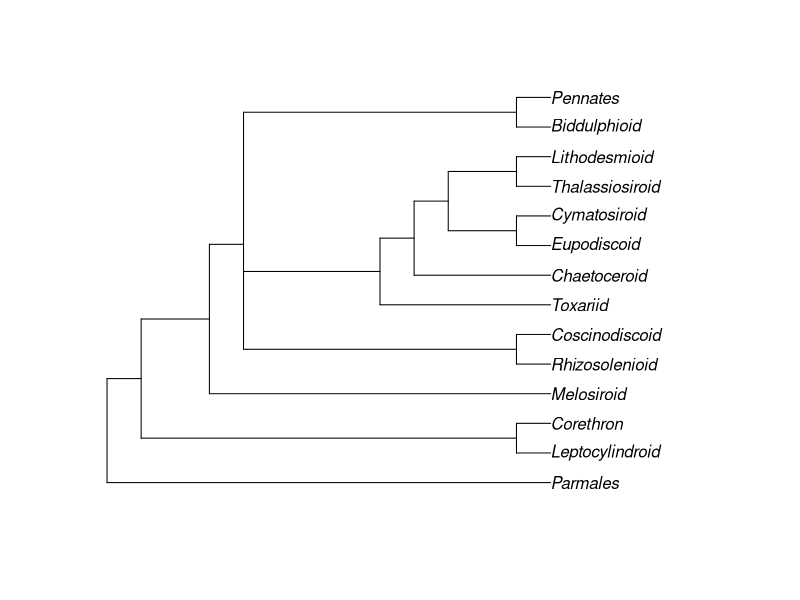
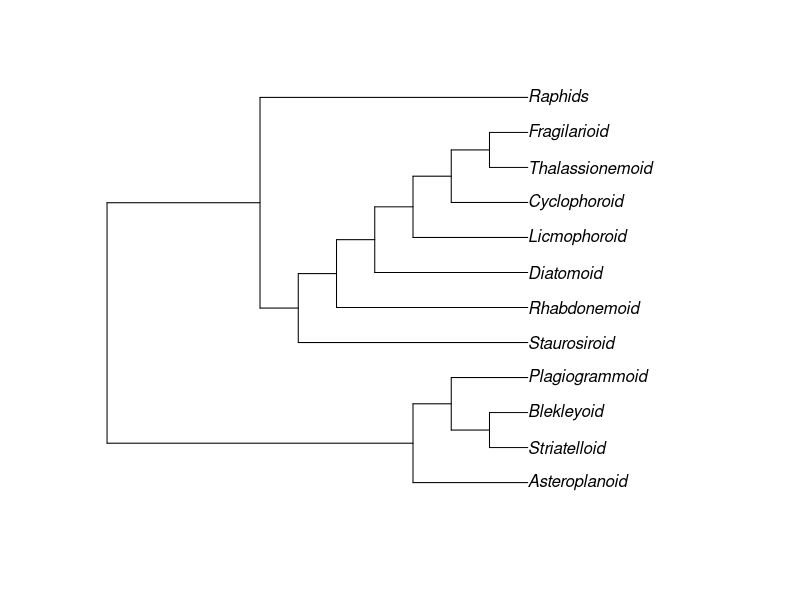
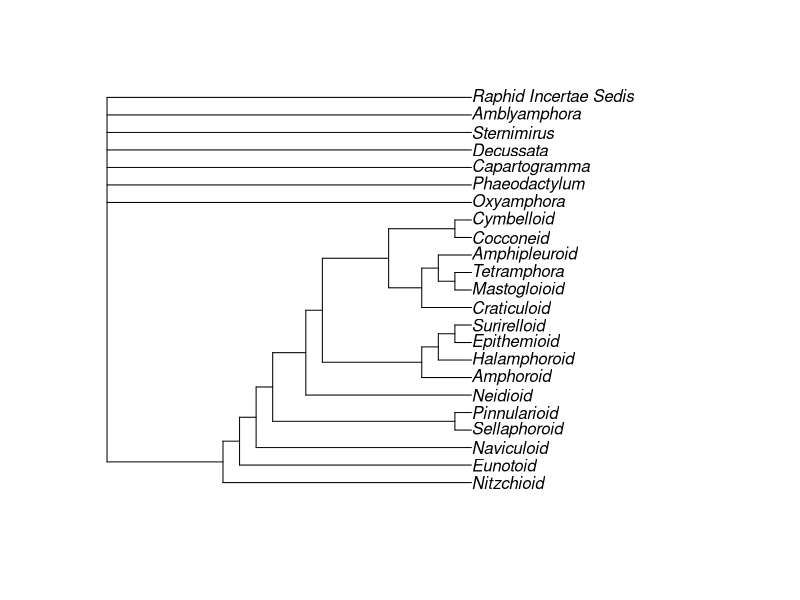
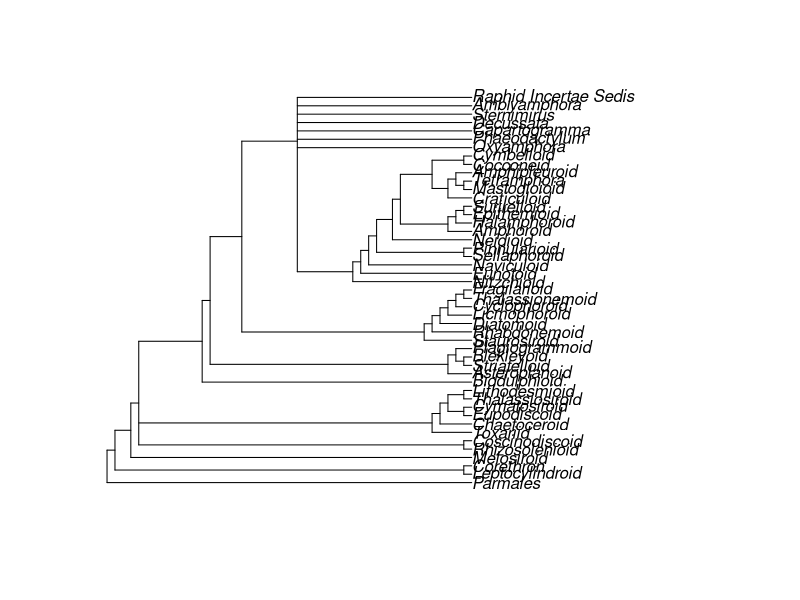

Write the R code that produced these figures, in order.
#prep the data
library("tidyverse")
library("ape")

ttomes <- read_csv("alverson_mmetsp_log_summaries.csv")
clades <- read_csv("coded.taxa.v10.2.csv") %>% select(Genus=New_genus, Clade) %>% unique

Capitalize <- function(x) {
  paste(toupper(substring(x,1,1)), substring(x,2), sep="")
}

clades <- apply(clades, 2, Capitalize) %>% tbl_df()
colnames(clades) <- tolower(colnames(clades))
clades$genus[clades$genus=="Pseudonitzschia"] <- "Pseudo-nitzschia"
clades$genus[clades$genus=="Tetrampora"] <- "Tetramphora"

ttomes$genus <- Capitalize(ttomes$genus)
ttomes$genus[ttomes$genus == "Cosc"] <- "Coscinodiscus"
ttomes$genus[ttomes$genus == "Haslea?"] <- "Haslea"
ttomes$genus[ttomes$genus == "Ceratualina"] <- "Cerataulina"
ttomes$genus[ttomes$genus == "Pseudoauliscus"] <- "Pseudauliscus"
ttomes$genus[ttomes$genus == "NANA"] <- NA

# I think these are the correct names, but keep original for now
#ttomes$genus[ttomes$genus == "Amphiprora"] <- "Entomoneis"
#ttomes$genus[ttomes$genus == "Microtabella"] <- "Hyalosira"

ttomes$genus[!ttomes$genus %in% clades$genus]

ttomes_clades <- left_join(ttomes, clades, by="genus")
dim(ttomes_clades)
dim(ttomes)

# populate the missing clades manually
ttomes_clades$clade[ttomes_clades$genus %in% c("Proschkinia", "Rhoiconeis", "Donkinia")] <- "Naviculoid"
ttomes_clades$clade[ttomes_clades$genus == "Amphiprora"] <- "Surirelloid"
ttomes_clades$clade[ttomes_clades$genus %in% c("Craspedostauros", "Staurotropis")] <- "Nitzchioid"
ttomes_clades$clade[ttomes_clades$genus %in% c("Astartiella", "Anorthoneis", "Kolbesia")] <- "Cocconeid"
ttomes_clades$clade[ttomes_clades$genus == "Staurophora"] <- "Cymbelloid"
ttomes_clades$clade[ttomes_clades$genus == "Meridion"] <- "Diatomoid"
ttomes_clades$clade[ttomes_clades$genus == "Microtabella"] <- "Rhabdonemoid"
# singletons?
ttomes_clades$clade[ttomes_clades$genus == "Schizostauron"] <- "Capartogramma"
ttomes_clades$clade[ttomes_clades$genus == "Decussata"] <- "Decussata"
ttomes_clades$clade[ttomes_clades$genus == "Amblyamphora"] <- "Amblyamphora"
ttomes_clades$clade[ttomes_clades$genus == "Sternimirus"] <- "Sternimirus"
ttomes_clades$clade[ttomes_clades$genus == "Raphid"] <- "Raphid_Incertae_Sedis"
ttomes_clades$clade[is.na(ttomes_clades$genus)] <- "Raphid_Incertae_Sedis"

ttomes_clades %>% filter(is.na(clade)) %>% select(genus, species, clade)
dim(ttomes_clades)

colnames(ttomes_clades) <- Capitalize(colnames(ttomes_clades)) %>% 
  gsub("_", " ", .) %>% gsub("\\(", "", .) %>% gsub("\\)", "", .) %>% gsub("\\+", " and ", .)

glimpse(ttomes_clades)

save(ttomes_clades, file='ttomes_clades.Rsave') 

# make a backbone tree
groups <- read_csv("coded.taxa.v10.2.csv") %>% select(Clade, Informal_name) %>% unique

# 'centrics'
CC <- groups %>% filter(Informal_name=="Centric") %>% select(Clade) %>% unlist %>% unname
paste(CC[10], CC[13], CC[11], CC[7], CC[12], CC[2], CC[5], CC[1], CC[3], CC[4], CC[8], CC[9], CC[6], "Pennates", sep=",")
CCT <- "(parmales,((leptocylindroid,corethron),(melosiroid,((rhizosolenioid,coscinodiscoid),(toxariid,(chaetoceroid,((eupodiscoid,cymatosiroid),(thalassiosiroid,lithodesmioid)))),(biddulphioid,Pennates)))));"
CCTT <- read.tree(text=CCT)
CCTT$tip.label <- Capitalize(CCTT$tip.label)
plot.phylo(CCTT)

# 'araphids'
AA <- groups %>% filter(Informal_name=="Araphid") %>% select(Clade) %>% unlist %>% unname
paste(AA[2], AA[11], AA[4], AA[7], AA[5], AA[8], AA[1], AA[10], AA[3], AA[9], AA[6], "Raphids", sep=",")
AAT <- "((asteroplanoid,((striatelloid,blekleyoid),plagiogrammoid)),((staurosiroid,(rhabdonemoid,(diatomoid,(licmophoroid,(cyclophoroid,(thalassionemoid,fragilarioid)))))),Raphids));"
AATT <- read.tree(text=AAT)
AATT$tip.label <- Capitalize(AATT$tip.label)
plot.phylo(AATT)

# raphids
RR <- groups %>% filter(Informal_name=="Raphid") %>% select(Clade) %>% unlist %>% unname
paste(RR[1], RR[3], RR[10], RR[16], RR[13], RR[12], RR[6], RR[7], RR[11], RR[14], RR[15], RR[18], RR[9], RR[5], RR[17], RR[2], RR[4], 
      RR[8], RR[19], RR[20], 'Capartogramma', 'Decussata', 'Sternimirus', 'Amblyamphora', 'Raphid', sep=',')

RRT <- "((nitzchioid,(eunotoid,(naviculoid,((sellaphoroid,pinnularioid),(neidioid,((amphoroid,(halamphoroid,(epithemioid,surirelloid))),((craticuloid,((mastogloioid,tetramphora),amphipleuroid)),(cocconeid,cymbelloid)))))))),oxyamphora,phaeodactylum,Capartogramma,Decussata,Sternimirus,Amblyamphora,Raphid_Incertae_Sedis);"
RRTT <- read.tree(text=RRT)
RRTT$tip.label <- Capitalize(RRTT$tip.label)
plot.phylo(RRTT)

# graft
ALLT <- bind.tree(CCTT, AATT, where = Ntip(CCTT))
ALLTT <- bind.tree(ALLT, RRTT, where = 25)
plot(ALLTT)

DROP <- ALLTT$tip.label[!ALLTT$tip.label %in% ttomes_clades$Clade]
ALLTT <- drop.tip(ALLTT, DROP)
save(ALLTT, file="clade_tree.Rsave")
